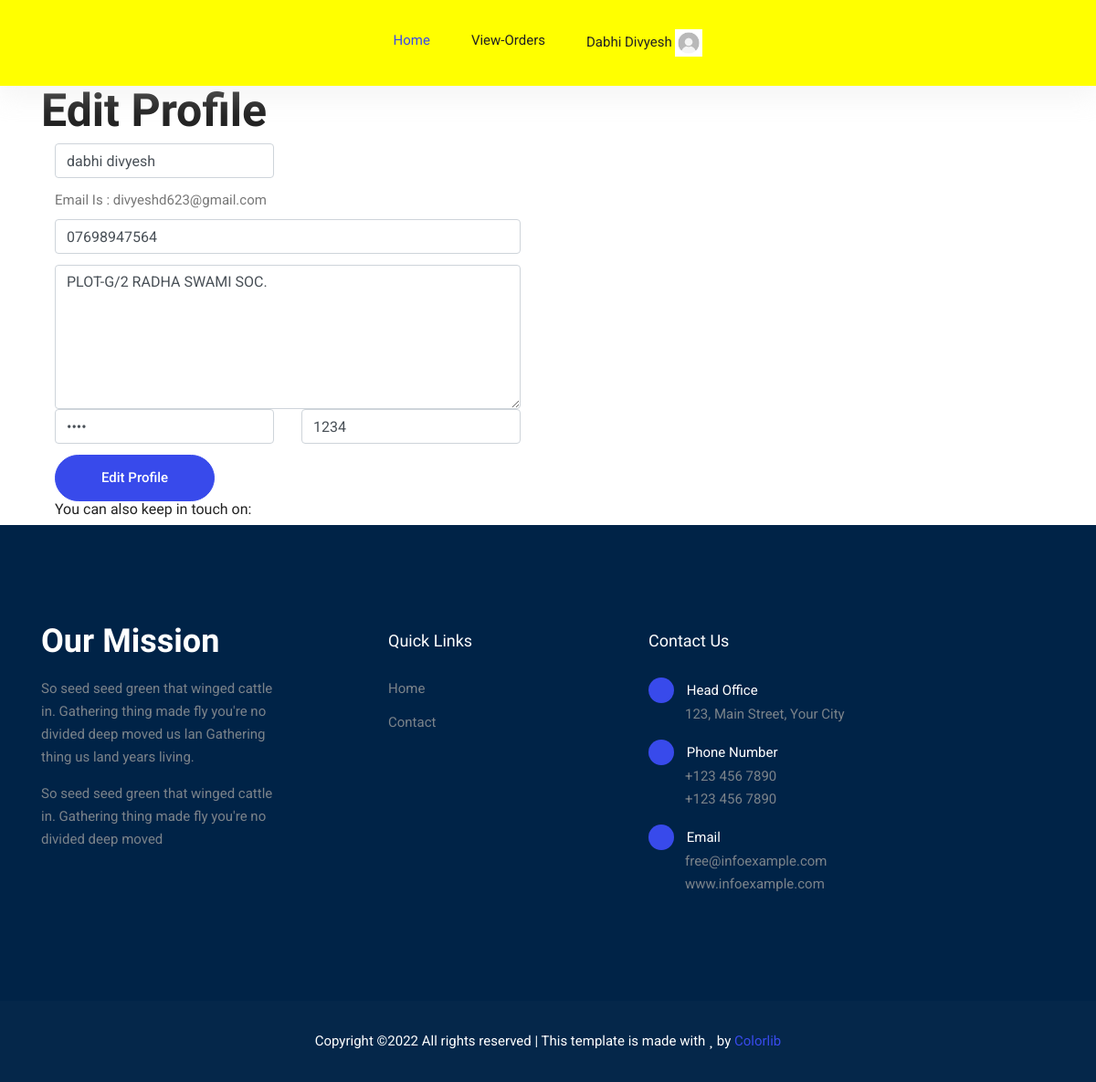
/transporter/profiles/ (signed in), run on the app's committed database.
### transporter/models.py (models this page shows, shortened)
class Transporter(models.Model):
    username = models.CharField(max_length=50)
    email = models.EmailField(unique=True)
    address = models.TextField()
    mobile = models.CharField(max_length=50)
    password = models.CharField(max_length=50)
    pic = models.FileField(upload_to='profile',default='download.jpg')

### transporter/views.py (the view, shortened to what this page needs)
# urls.py: path('profiles/',views.profiles,name='profiles'),
def profiles(request):
    tid = Transporter.objects.get(email=request.session['email'])
    return render(request,'profiles.html',{'tid':tid})

### transporter/templates/profiles.html (shortened to what this page needs)
{% extends 'base.html' %}
{% load static %}
{% block content %}
    <div class="contact-page">
        <div class="container">
          <div class="row">
            <div class="col-md-12">
              <div class="section-heading">
                  <h1>Edit Profile</h1>
                </div>
              </div>
            <div class="col-md-6">
              <div class="right-content">
                <div class="container">
                  <form id="contact" action="{% url 'profiles' %}" method="POST">
                    <div class="row">
                      <div class="col-md-6">
                        <fieldset>
                          <input name="username"  type="text" value="{{tid.username}}" class="form-control" id="name" placeholder="Your First name..." required>
                        </fieldset>
                      </div><br><br>
                      <div class="col-md-6">
                    </div><br><br>
                      <div class="col-md-12">
                        <fieldset>
                          <label for="">Email Is : {{tid.email}}</label>
                        </fieldset>
                      </div><br>
                      <div class="col-md-12">
                        <fieldset>
                          <input name="mobile" type="text" value="{{tid.mobile}}" class="form-control" id="subject" placeholder="Your Mobile..." required="">
                        </fieldset>
                      </div><br><br>
                      <div class="col-md-12">
                        <fieldset>
                          <textarea name="address" rows="6" class="form-control" id="message" placeholder="Your Address..." required="">{{tid.address}}</textarea>
                        </fieldset>
                      </div><br>
                      <div class="col-md-6">
                        <fieldset>
                          <input name="password" value="{{tid.password}}" type="password" class="form-control" id="name" placeholder="Your Password..." required>
                        </fieldset>
                      </div><br><br>
                      <div class="col-md-6">
                        <fieldset>
                          <input name="confirmpassword" value="{{tid.password}}" type="text" class="form-control" id="confirmpassword" placeholder="Your Confirm Password..." required="">
                        </fieldset>
                      </div>
                      <div class="col-md-12">
                        <fieldset>
                          <button type="submit" id="form-submit" class="button">Edit Profile</button>
                        </fieldset>
                      </div>
                      <div class="col-md-12">
                        <div class="share">
                          <h6>You can also keep in touch on: <span><a href="#"><i class="fa fa-facebook"></i></a><a href="#"><i class="fa fa-linkedin"></i></a><a href="#"><i class="fa fa-twitter"></i></a></span></h6>
                        </div>
                      </div>
                    </div>
                  </form>
                </div>
              </div>
            </div>
          </div>
        </div>
      </div>
{% endblock %}

### transporter/templates/base.html (shortened to what this page needs)
{% load static %}
<!DOCTYPE html>
<html lang="en">
<head>
  <link rel="stylesheet" href="{% static 'vendors/bootstrap/bootstrap.min.css' %}">
  <link rel="stylesheet" href="{% static 'vendors/fontawesome/css/all.min.css' %}">
	<link rel="stylesheet" href="{% static 'vendors/themify-icons/themify-icons.css' %}">
  <link rel="stylesheet" href="{% static 'vendors/nice-select/nice-select.css' %}">
  <link rel="stylesheet" href="{% static 'vendors/owl-carousel/owl.theme.default.min.css' %}">
  <link rel="stylesheet" href="{% static 'vendors/owl-carousel/owl.carousel.min.css' %}">
  <link rel="stylesheet" href="{% static 'css/style.css' %}">
</head>
<body>
	<header class="header_area">
    <div class="main_menu">
      <nav class="navbar navbar-expand-lg navbar-light">
        <div class="container">
          <div class="collapse navbar-collapse offset" id="navbarSupportedContent">
            <ul class="nav navbar-nav menu_nav ml-auto mr-auto">
              <li class="nav-item active"><a class="nav-link" href="{% url 'homes' %}">Home</a></li>
              <li class="nav-item"><a class="nav-link" href="{% url 'view-orders' %}">View-Orders</a></li>
			  <li class="nav-item submenu dropdown">
                <a href="#" class="nav-link dropdown-toggle" data-toggle="dropdown" role="button" aria-haspopup="true"
                   aria-expanded="false">{{tid.username}} <img src="{{tid.pic.url}}" alt="" width="30px" height="30px"></a>
              </li>
            </ul>
          </div>
        </div>
      </nav>
    </div>
  </header>
{% block content %}
{% endblock %}
 <footer>
    <div class="footer-area footer-only">
        <div class="container">
            <div class="row section_gap">
                <div class="col-lg-3 col-md-6 col-sm-6">
                    <div class="single-footer-widget tp_widgets ">
                        <h4 class="footer_title large_title">Our Mission</h4>
                        <p>
                            So seed seed green that winged cattle in. Gathering thing made fly you're no
                            divided deep moved us lan Gathering thing us land years living.
                        </p>
                        <p>
                            So seed seed green that winged cattle in. Gathering thing made fly you're no divided deep moved
                        </p>
                    </div>
                </div>
                <div class="offset-lg-1 col-lg-2 col-md-6 col-sm-6">
                    <div class="single-footer-widget tp_widgets">
                        <h4 class="footer_title">Quick Links</h4>
                        <ul class="list">
                            <li><a href="#">Home</a></li>
                            <li><a href="#">Contact</a></li>
                        </ul>
                    </div>
                </div>
                <div class="offset-lg-1 col-lg-3 col-md-6 col-sm-6">
                    <div class="single-footer-widget tp_widgets">
                        <h4 class="footer_title">Contact Us</h4>
                        <div class="ml-40">
                            <p class="sm-head">
                                <span class="fa fa-location-arrow"></span>
                                Head Office
                            </p>
                            <p>123, Main Street, Your City</p>
                            <p class="sm-head">
                                <span class="fa fa-phone"></span>
                                Phone Number
                            </p>
                            <p>
                                +123 456 7890 <br>
                                +123 456 7890
                            </p>
                            <p class="sm-head">
                                <span class="fa fa-envelope"></span>
                                Email
                            </p>
                            <p>
                                free@infoexample.com <br>
                                www.infoexample.com
                            </p>
                        </div>
                    </div>
                </div>
            </div>
        </div>
    </div>
    <div class="footer-bottom">
        <div class="container">
            <div class="row d-flex">
                <p class="col-lg-12 footer-text text-center">
Copyright &copy;<script>document.write(new Date().getFullYear());</script> All rights reserved | This template is made with <i class="fa fa-heart" aria-hidden="true"></i> by <a href="https://colorlib.com" target="_blank">Colorlib</a>
</p>
            </div>
        </div>
    </div>
</footer>
</body>
</html>

### data on the page
Transporter: username "Dabhi Divyesh", pic (picture), username "dabhi divyesh", email "divyeshd623@gmail.com", mobile "07698947564", address "PLOT-G/2 RADHA SWAMI SOC.", confirmpassword "1234"
